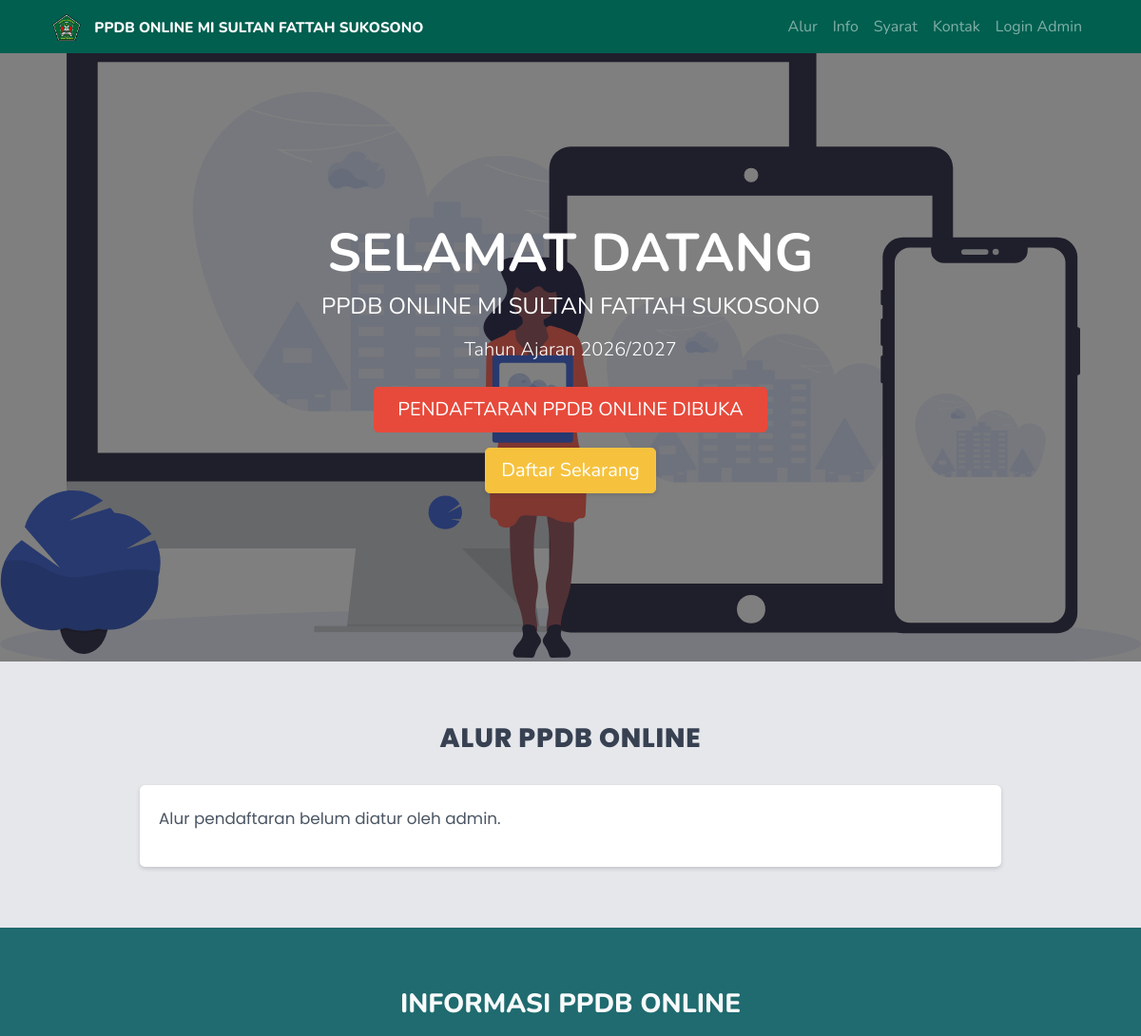
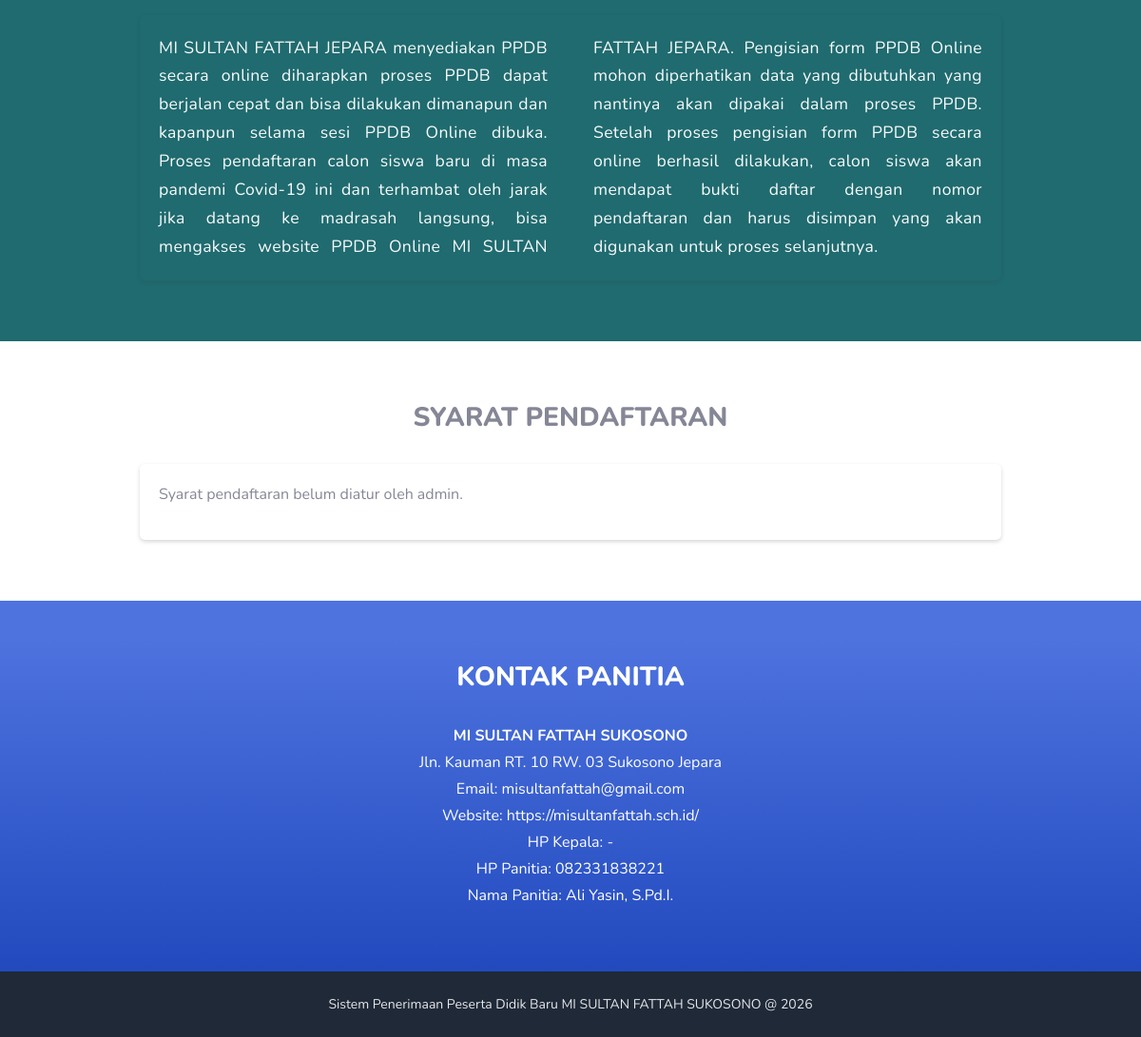
The page / on the database its author committed (2 pictures, top to bottom).
### tables this page shows
CREATE TABLE `madrasah` (
  `id` int unsigned NOT NULL AUTO_INCREMENT,
  `nama` varchar(150) NOT NULL,
  `alamat` text,
  `email` varchar(100) DEFAULT NULL,
  `website` varchar(100) DEFAULT NULL,
  `hp_kepala` varchar(30) DEFAULT NULL,
  `hp_panitia` varchar(30) DEFAULT NULL,
  `logo` varchar(255) DEFAULT NULL,
  `nama_panitia` varchar(150) DEFAULT NULL,
  PRIMARY KEY (`id`)
);

CREATE TABLE `pengaturan` (
  `id` int unsigned NOT NULL AUTO_INCREMENT,
  `nama` varchar(50) NOT NULL,
  `nilai` text NOT NULL,
  PRIMARY KEY (`id`),
  UNIQUE KEY `nama` (`nama`)
);

### config.php (called while the page is built, shortened)
<?php
$db_host = 'localhost';
$db_user = 'root';
$db_pass = '';
$db_name = 'ppdb_2026';
$mysqli = new mysqli($db_host, $db_user, $db_pass, $db_name);
$mysqli->set_charset('utf8mb4');
function base_url(string $path = ''): string
{
    $base = rtrim('http://localhost/ppdb_2026', '/');
    return $base . '/' . ltrim($path, '/');
}
function esc($value): string
{
    if (is_scalar($value)) {
        return htmlspecialchars((string)$value, ENT_QUOTES, 'UTF-8');
    }
    return '';
}
function get_option(string $name, string $default = ''): string
{
    global $mysqli;
    $stmt = $mysqli->prepare('SELECT nilai FROM pengaturan WHERE nama = ? LIMIT 1');
    $stmt->bind_param('s', $name);
    $stmt->execute();
    $stmt->bind_result($nilai);
    if ($stmt->fetch()) {
        return (string)$nilai;
    }
    return $default;
}

### index.php (the view, shortened to what this page needs)
<?php
require __DIR__ . '/config.php';
$status_pendaftaran = get_option('status_pendaftaran', 'tutup');
$info_pendaftaran = get_option('info_pendaftaran', 'Informasi PPDB belum diatur.');
$syarat_pendaftaran = get_option('syarat_pendaftaran', '');
$alur_pendaftaran = get_option('alur_pendaftaran', '');
$header_background = get_option('header_background', '');
$default_tahun = date('Y') . '/' . (date('Y') + 1);
$tahun_ajaran = get_option('tahun_ajaran', $default_tahun);
$madrasah = [
    'nama' => 'MI SULTAN FATTAH SUKOSONO',
    'alamat' => 'Alamat madrasah belum diatur',
    'email' => '-',
    'website' => '-',
    'hp_kepala' => '-',
    'hp_panitia' => '-',
];
if ($result = $mysqli->query('SELECT * FROM madrasah LIMIT 1')) {
    if ($row = $result->fetch_assoc()) {
        $madrasah = $row;
    }
}
?>
<!DOCTYPE html>
<html lang="id">
<head>
    <link href="assets/vendor/fontawesome-free/css/all.min.css" rel="stylesheet" type="text/css">
    <link href="assets/css/sb-admin-2.min.css" rel="stylesheet">
</head>
<body id="page-top">
    <nav class="navbar navbar-expand-lg navbar-dark" style="background-color:#005f4f;">
        <div class="container">
            <a class="navbar-brand" href="#beranda">
                <?php if (!empty($madrasah['logo'])): ?>
                <img src="<?= esc(base_url('uploads/' . $madrasah['logo'])); ?>" alt="Logo" style="height:28px; margin-right:8px;">
                <?php endif; ?>
                <span>PPDB ONLINE <?= esc($madrasah['nama']); ?></span>
            </a>
            <div class="collapse navbar-collapse" id="navbarNav">
                <ul class="navbar-nav ml-auto">
                    <li class="nav-item"><a class="nav-link" href="#alur">Alur</a></li>
                    <li class="nav-item"><a class="nav-link" href="#informasi">Info</a></li>
                    <li class="nav-item"><a class="nav-link" href="#syarat">Syarat</a></li>
                    <li class="nav-item"><a class="nav-link" href="#kontak">Kontak</a></li>
                    <li class="nav-item"><a class="nav-link" href="<?= esc(base_url('admin/login.php')); ?>" target="_blank" rel="noopener">Login
                            Admin</a></li>
                </ul>
            </div>
        </div>
    </nav>
    <header id="beranda" class="hero"
        style="background: url('<?= esc($header_background !== '' ? base_url('uploads/' . $header_background) : 'assets/img/undraw_posting_photo.svg'); ?>') center center/cover no-repeat;">
        <div class="container hero-inner">
            <h1 class="display-4 font-weight-bold mb-2">SELAMAT DATANG</h1>
            <h2 class="h4 mb-3">PPDB ONLINE <?= esc($madrasah['nama']); ?></h2>
            <p class="lead mb-4">Tahun Ajaran <?= esc($tahun_ajaran); ?></p>
            <div class="hero-status">
                <?php if ($status_pendaftaran === 'buka') : ?>
                <button class="btn btn-lg btn-danger mb-3 px-4">
                    PENDAFTARAN PPDB ONLINE DIBUKA
                </button>
                <?php else : ?>
                <button class="btn btn-lg btn-danger mb-3 px-4">
                    PENDAFTARAN PPDB ONLINE DITUTUP
                </button>
                <?php endif; ?>
            </div>
            <div>
                <button class="btn btn-lg btn-warning shadow-sm" data-toggle="modal" data-target="#modalDaftar"
                    <?php if ($status_pendaftaran !== 'buka') : ?>disabled<?php endif; ?>>
                    Daftar Sekarang
                </button>
            </div>
        </div>
    </header>
    <section id="alur" class="section" style="background-color:#e5e7eb;">
        <div class="container">
            <h3 class="section-title text-center">Alur PPDB Online</h3>
            <div class="row justify-content-center">
                <div class="col-lg-10">
                    <div class="card shadow-sm border-0">
                        <div class="card-body">
                            <?php if (trim($alur_pendaftaran) !== '') : ?>
                            <?= $alur_pendaftaran; ?>
                            <?php else : ?>
                            <p>Alur pendaftaran belum diatur oleh admin.</p>
                            <?php endif; ?>
                        </div>
                    </div>
                </div>
            </div>
        </div>
    </section>
    <section id="informasi" class="section section-info">
        <div class="container">
            <h3 class="section-title text-center">Informasi PPDB Online</h3>
            <div class="row justify-content-center">
                <div class="col-lg-10">
                    <div class="card shadow-sm border-0">
                        <div class="card-body info-text">
                            <?= $info_pendaftaran; ?>
                        </div>
                    </div>
                </div>
            </div>
        </div>
    </section>
    <section id="syarat" class="section">
        <div class="container">
            <h3 class="section-title text-center">Syarat Pendaftaran</h3>
            <div class="row justify-content-center">
                <div class="col-lg-10">
                    <div class="card shadow-sm border-0">
                        <div class="card-body">
                            <?php if (trim($syarat_pendaftaran) !== '') : ?>
                            <?= $syarat_pendaftaran; ?>
                            <?php else : ?>
                            <p>Syarat pendaftaran belum diatur oleh admin.</p>
                            <?php endif; ?>
                        </div>
                    </div>
                </div>
            </div>
        </div>
    </section>
    <section id="kontak" class="section bg-gradient-primary text-white">
        <div class="container">
            <h3 class="section-title text-center">Kontak Panitia</h3>
            <div class="row justify-content-center">
                <div class="col-lg-8 text-center">
                    <p class="mb-1 font-weight-bold"><?= esc($madrasah['nama']); ?></p>
                    <p class="mb-1"><?= esc($madrasah['alamat']); ?></p>
                    <p class="mb-1">Email: <?= esc($madrasah['email']); ?></p>
                    <p class="mb-1">Website: <?= esc($madrasah['website']); ?></p>
                    <p class="mb-1">HP Kepala: <?= esc($madrasah['hp_kepala']); ?></p>
                    <p class="mb-1">HP Panitia: <?= esc($madrasah['hp_panitia']); ?></p>
                    <?php if (!empty($madrasah['nama_panitia'])): ?>
                    <p class="mb-1">Nama Panitia: <?= esc($madrasah['nama_panitia']); ?></p>
                    <?php endif; ?>
                </div>
            </div>
        </div>
    </section>
    <footer class="footer text-center">
        <div class="container">
            <span>Sistem Penerimaan Peserta Didik Baru <?= esc($madrasah['nama']); ?> @
                <?= date('Y'); ?></span>
        </div>
    </footer>
</body>
</html>

### index.php (style rules this page uses)
body { font-family: 'Nunito', sans-serif; }
.hero { position: relative; min-height: 80vh; color: #fff; display: flex; align-items: center; justify-content: center; text-align: center; }
.hero::before { content: ""; position: absolute; top: 0; left: 0; width: 100%; height: 100%; background: #000; opacity: 0.5; }
.hero-inner { position: relative; z-index: 1; }
.hero-status { margin-top: 1.5rem; }
.section { padding: 4rem 0; }
.section-title { font-weight: 800; text-transform: uppercase; margin-bottom: 2rem; }
.section-info { background-color: #1f6b6f; color: #f9fafb; }
.section-info .section-title { color: #f9fafb; }
.section-info .card { background-color: transparent; border: 0; }
.info-text { column-count: 2; column-gap: 3rem; font-size: 1.1rem; line-height: 1.7; letter-spacing: 0.02em; text-align: justify; }
#alur .section-title { font-family: 'Poppins', sans-serif; letter-spacing: 0.03em; color: #374151; }
#alur .card-body { font-family: 'Poppins', sans-serif; font-size: 1.05rem; line-height: 1.8; color: #4b5563; }
.footer { background-color: #1f2937; color: #e5e7eb; padding: 1.5rem 0; font-size: 0.875rem; }
.navbar-brand span { font-weight: 800; text-transform: uppercase; font-size: 0.95rem; }

### rows shown on the page
madrasah: logo (picture), nama "MI SULTAN FATTAH SUKOSONO", alamat "Jln. Kauman RT. 10 RW. 03 Sukosono Jepara", email "misultanfattah@gmail.com", website "https://misultanfattah.sch.id/", hp_kepala "-", hp_panitia "082331838221", nama_panitia "Ali Yasin, S.Pd.I."
pengaturan: nilai "2026/2027"
pengaturan: nilai "MI SULTAN FATTAH JEPARA menyediakan PPDB secara online diharapkan proses PPDB dapat berjalan cepat dan bisa dilakukan dimanapun dan kapanpun selama sesi PPDB Online dibuka. Proses pendaftaran calon siswa baru di masa pandemi Covid-19 ini dan terhambat oleh jarak jika datang ke madrasah langsung, bisa mengakses website PPDB Online MI SULTAN FATTAH JEPARA. Pengisian form PPDB Online mohon diperhatikan data yang dibutuhkan yang nantinya akan dipakai dalam proses PPDB. Setelah proses pengisian form PPDB secara online berhasil dilakukan, calon siswa akan mendapat bukti daftar dengan nomor pendaftaran dan harus disimpan yang akan digunakan untuk proses selanjutnya."
